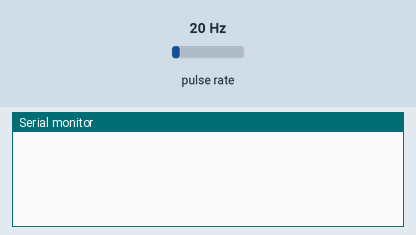
Bench run of a sketch on a simulated ESP8266 (NodeMCU). On the bench: the last lines printed to the serial monitor. Wiring (inferred from the names in the program): pulse sensor: data GPIO 14. The test bench sets the inputs (shaded band); at power-on: pulse rate 20 Hz.

Above: at 1.2 s.
1.3 s: pulse rate (sensor on GPIO 14) set to 4 Hz
At 2.9 s:
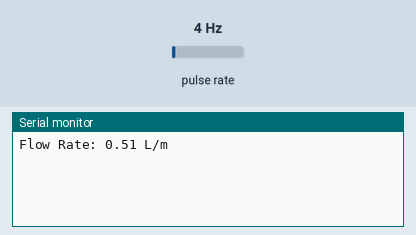
4.3 s: pulse rate (sensor on GPIO 14) set to 50 Hz
At 7.1 s:
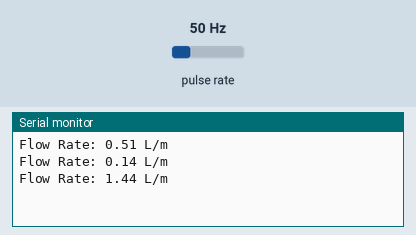
Timing chart, 0 to 8.6 s (numbered marks = the images above; inputs shaded):
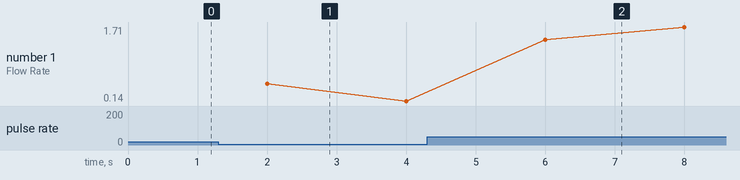

The sketch:

flowmeter.ino
```cpp
// Constants
const int flowMeterPin = 14; // GPIO 14 (D5 on most ESP8266 boards)
const float pulsesPerLiter = 350.0; // Pulses per liter for the flow meter

// Variables
volatile unsigned long pulseCount = 0; // Volatile to allow modification in the ISR
unsigned long lastPrintTime = 0; // Time of the last print

// Interrupt Service Routine (ISR) to count pulses
void ICACHE_RAM_ATTR pulseCounter() {
  pulseCount++;
}

void setup() {
  Serial.begin(115200); // Initialize Serial Monitor
  pinMode(flowMeterPin, INPUT_PULLUP); // Set flow meter pin as input with internal pull-up resistor
  attachInterrupt(digitalPinToInterrupt(flowMeterPin), pulseCounter, FALLING); // Attach interrupt to the ISR
}

void loop() {
  unsigned long currentTime = millis();

  // Print flow rate every 2 seconds
  if (currentTime - lastPrintTime >= 2000) {
    lastPrintTime = currentTime;
    unsigned long elapsedTime = currentTime - lastPrintTime;

    // Prevent division by zero
    if (elapsedTime == 0) {
      elapsedTime = 1; // Set to a small non-zero value to avoid division by zero
    }

    // Calculate flow rate in liters per minute
    float flowRate = 0.0;
    if (pulseCount > 0) {
      flowRate = ((float)pulseCount / pulsesPerLiter) * 60000.0 / elapsedTime;
    }

    Serial.print("Flow Rate: ");
    if (isnan(flowRate)) {
      Serial.println("NaN"); // Print "NaN" if the result is not a number
    } else if (isinf(flowRate)) {
      Serial.println("Inf"); // Print "Inf" if the result is infinity
    } else {
      Serial.print(flowRate/10000, 2); // Print with 2 decimal places
      Serial.println(" L/m");
    }

    pulseCount = 0; // Reset pulse count for the next interval
  }
}
```

Measured:
- after the input at 1.3 s, the serial monitor: prints a new line after 0.70 s (image 1)
- after the input at 4.3 s, the serial monitor: prints a new line after 1.7 s (image 2)
- plotted number 1: 0.14 → 1.71 after the input at 4.3 s
